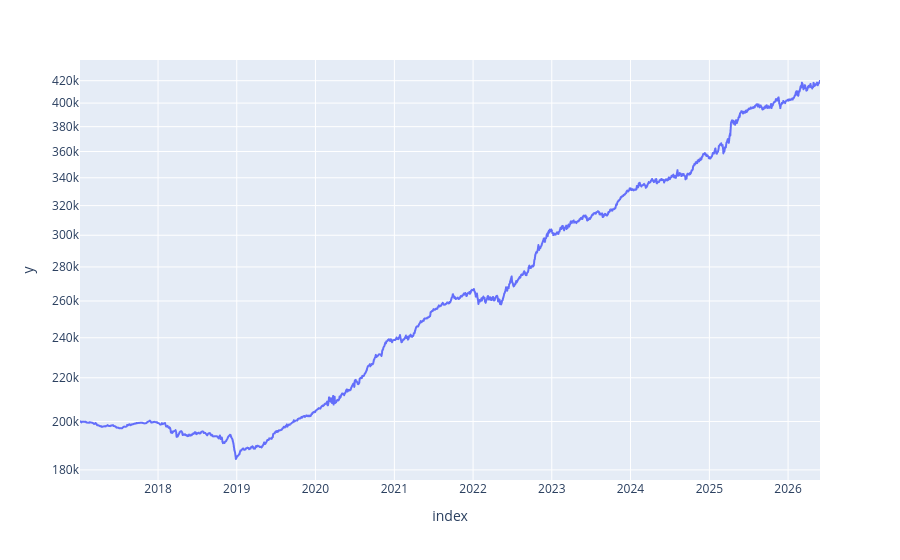

The notebook cell this image was saved under:
### Code cell
invest: float = 200_000
position_margin: int = 15_100
positions = int(invest / position_margin)

capital = (strangle_trades['strangle_profit'] * 100 * positions)
print(np.quantile(capital, np.arange(0, 1.1, 0.1)))

capital[0] = capital[0] + invest
capital = capital.to_pandas().cumsum()
capital.index = strangle_trades['date'].to_list()
print(invest, capital.iloc[-1])

px.line(capital, y=capital, log_y=True).show()
print(
    capital.groupby(pd.to_datetime(capital.index).year).last() - capital.groupby(pd.to_datetime(capital.index).year).first()
)
print(capital.groupby(pd.to_datetime(capital.index).year).count())

### Figure 1 — Plotly figure (JSON) as saved in the notebook; plotly's stock layout.template omitted (floating-point values rounded to 4 significant figures; data arrays with more than 128 entries replaced by an {"elided": "..."} marker saying what was removed)
{"data": [{"hovertemplate": "index=%{x}<br>y=%{y}<extra></extra>", "legendgroup": "", "line": {"color": "#636efa", "dash": "solid"}, "marker": {"symbol": "circle"}, "mode": "lines", "name": "", "showlegend": false, "type": "scattergl", "x": {"elided": "1744 str values"}, "xaxis": "x", "y": {"elided": "1744 int values"}, "yaxis": "y"}], "layout": {"autosize": true, "legend": {"tracegroupgap": 0}, "margin": {"t": 60}, "xaxis": {"anchor": "y", "autorange": true, "domain": [0, 1], "range": ["2017-01-04", "2026-05-29"], "title": {"text": "index"}, "type": "date"}, "yaxis": {"anchor": "x", "autorange": true, "domain": [0, 1], "range": [5.246, 5.643], "title": {"text": "y"}, "type": "log"}}}
